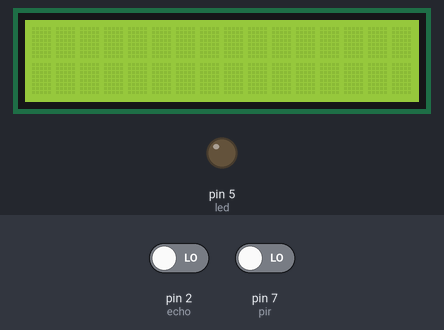
The sketch below on a simulated Arduino Uno, built with avr-gcc and run on an emulated ATmega328P. Shown: 16×2 character LCD, output pins drawn as LEDs (lit = HIGH). The inputs (shaded band) are chosen by the test bench; at power-on: pin 7 (pir) LOW, pin 2 (echo) LOW. Pins used as bus, display or sensor lines are not drawn; what the sketch prints to the serial monitor is not drawn.

Above: at 1.2 s.
1.3 s: pin 7 (pir) driven HIGH
At 10.1 s:
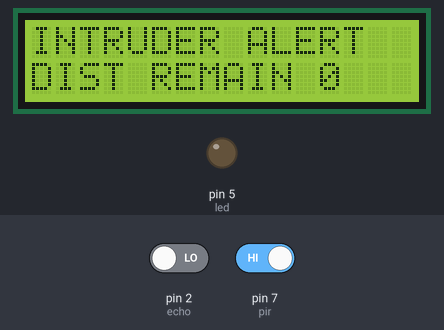
At 11.0 s:
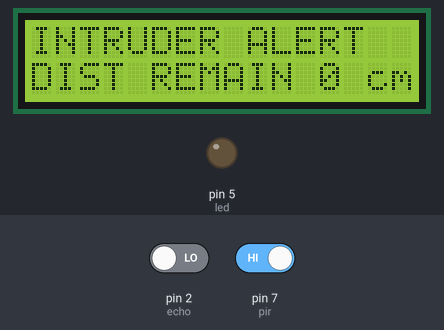
Timing chart, 0 to 17.8 s (numbered marks = the images above; inputs shaded):
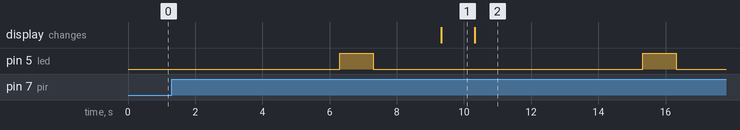

Measured:
- after the input at 1.3 s, pin 5 (led): alternates HIGH for 1.0 s and LOW for 8.0 s, starting after 5.0 s; the display: changes after 8.0 s (image 1)
- what the display in image 1 shows lasts 1.0 s, from 9.3 s to 10.3 s

The sketch:

intruder_alert_system_with_sms_notification.ino
```cpp
#include <LiquidCrystal.h>

// Initialize the library with the numbers of the interface pins

int rs = 8, en = 9, d4 = 10, d5 = 11, d6 = 12, d7 = 13;
LiquidCrystal lcd(rs, en, d4, d5, d6, d7);

int trig = 3;
int echo = 2;

int pir = 7;
int pir_status;
int led = 5;
void setup() {
  // put your setup code here, to run once:
Serial.begin(115200);
pinMode(led,OUTPUT);
lcd.begin(16, 2); // Set the display to 16 columns and 2 rows

pinMode(trig, OUTPUT);
  pinMode(echo, INPUT);
}

void loop() {
  // put your main code here, to run repeatedly:
  pir_status = digitalRead (pir);

  if (pir_status == HIGH)
{
 Serial.println("AT+CMGF=1");
delay(1000);
 Serial.println("AT+CMGS=\"+2347062182313\"\r");
delay(1000);
Serial.println("INTRUDER DETECTED"); //replace X with any phone number eg. 08133339988
delay(1000);
Serial.println((char)26);
delay(1000);
Serial.println();

delay(1000);

   digitalWrite(led,HIGH);
   delay(1000);
   digitalWrite(led,LOW);
   delay(1000);
   digitalWrite(trig, LOW);
  delay (2);
  digitalWrite(trig, HIGH);
  delay (10);
  digitalWrite(trig, LOW);
  long duration = pulseIn(echo,HIGH);
  int distance = (duration*0.034)/2;
  lcd.clear();
  lcd.print("INTRUDER ALERT");
    lcd.setCursor(0,1);
    lcd.print("DIST REMAIN");
    lcd.setCursor(12,1);
    lcd.print(distance);
    delay(1000);
  Serial.println(distance);

  lcd.setCursor(14,1);
  lcd.print("cm");
}
}
```
